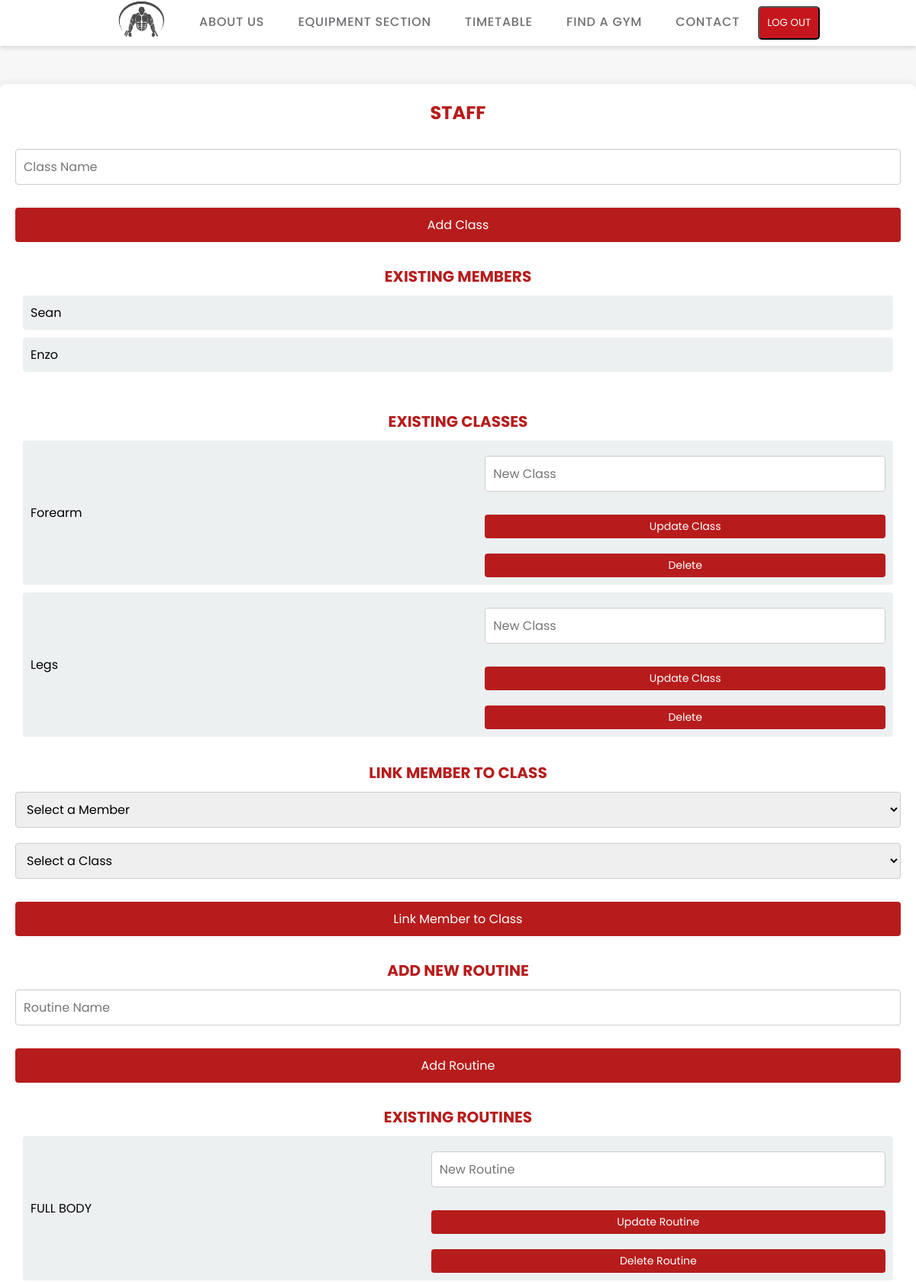
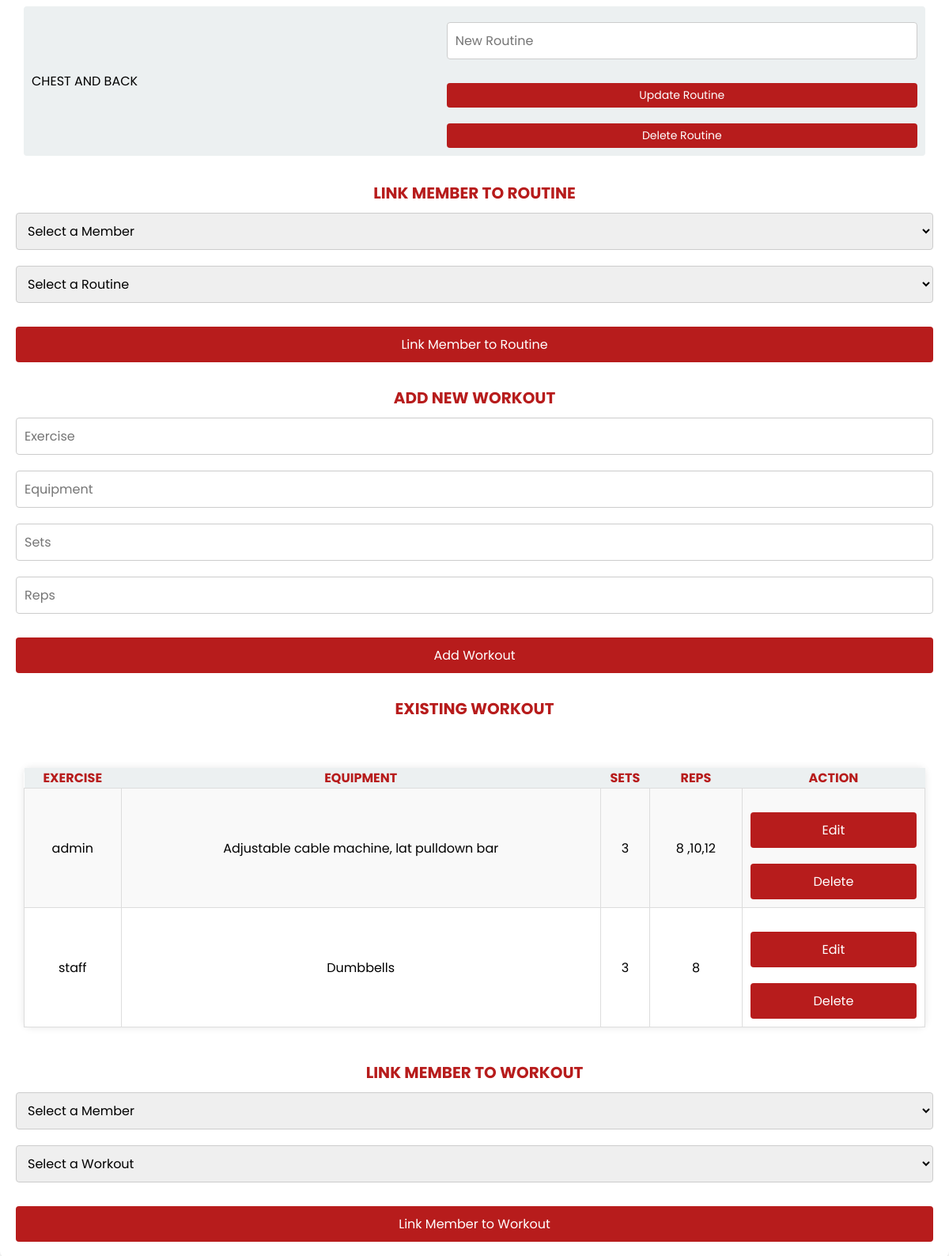
Screenshot of /pages/dashboard.php (signed in, upper part) with the database file from the repository (2 pictures, top to bottom).
### tables this page shows
CREATE TABLE `members` (
  `id` int(11) NOT NULL,
  `name` varchar(100) NOT NULL,
  `password` varchar(100) NOT NULL
);

CREATE TABLE `classes` (
  `id` int(11) NOT NULL,
  `name` varchar(100) NOT NULL
);

CREATE TABLE `routine` (
  `id` int(11) NOT NULL,
  `name` varchar(100) NOT NULL
);

CREATE TABLE `workout` (
  `id` int(11) NOT NULL,
  `exercise` varchar(200) NOT NULL,
  `equipment` varchar(200) NOT NULL,
  `sets` varchar(200) NOT NULL,
  `reps` varchar(200) NOT NULL
);

### functions/functions.php (called while the page is built, shortened)
<?php
function fetchClasses($dbConnect)
{
    $query = "SELECT id, name FROM classes";
    $stmt = $dbConnect->query($query);
    return $stmt->fetchAll(PDO::FETCH_ASSOC);
}
function fetchMembers($dbConnect)
{
    $query = "SELECT id, name FROM members";
    $stmt = $dbConnect->query($query);
    return $stmt->fetchAll(PDO::FETCH_ASSOC);
}
function fetchRoutines($dbConnect)
{
    $query = "SELECT id, name FROM routine";
    $stmt = $dbConnect->query($query);
    return $stmt->fetchAll(PDO::FETCH_ASSOC);
}
function fetchWorkout($dbConnect)
{
    $query = "SELECT id, exercise, equipment, sets, reps FROM workout";
    $stmt = $dbConnect->query($query);
    return $stmt->fetchAll(PDO::FETCH_ASSOC);
}

### pages/dashboard.php (the view, shortened to what this page needs)
<?php
include_once('../functions/functions.php');
$dbConnect = dbLink();
$classes = fetchClasses($dbConnect);
$members = fetchMembers($dbConnect);
$routines = fetchRoutines($dbConnect);
$workouts = fetchWorkout($dbConnect);
?>
<!DOCTYPE html>
<html lang="en">
<head>
    <link rel="stylesheet" href="../css/style.css">
</head>
<body>
    <header>
        <div class="header-content">
            <div class="img-header">
                <a href="../index.php"><img src="../images/file (2).png" alt="Logo" id="imglogo"></a>
            </div>
        </div>
        <div class="navbar">
            <nav>
                <ul>
                    <li><a href="../pages/about.php">About Us</a></li>
                    <li><a href="../pages/equipment.php">Equipment Section</a></li>
                    <li><a href="../pages/timetable.php">Timetable</a></li>
                    <li><a href="https://www.google.com/maps/dir//mindroom+maps/data=!4m6!4m5!1m1!4e2!1m2!1m1!1s0x6b9103975a5f5c9f:0x98218c2e11a332d0?sa=X&ved=1t:3061&ictx=111"
                            target="_blank">Find a gym</a></li>
                    <li><a href="../pages/contact.php">Contact</a></li>
                    <div class="btn-position">
                        <li>
                            <form method="POST" action="">
                                <button type="submit" name="logout" id="btn-logout"
                                    style="color: green; background-color: #c4161c;   padding: 10px; border-radius: 5px; color: white; text-decoration: none; text-transform:uppercase">Log
                                    Out</button>
                            </form>
                        </li>
                    </div>
                </ul>
            </nav>
        </div>
    </header>
    <div class="dashboard-content">
        <?php
        if (isset($_SESSION['validate']) && $_SESSION['validate'] == 'validated') {
            switch ($_SESSION['position']) {
                case 'staff':
                    echo '<div class="form-Option">
                    <h2>Staff</h2>
                    <form action="" method="POST">
                        <input type="text" name="class_name" placeholder="Class Name" required>
                        <button type="submit" name="insert_class">Add Class</button>
                    </form>
                    <h3>Existing Members</h3>
                    <div class="member-list">
                    <ul>';
                    foreach ($members as $member) {
                        echo '<li>' . htmlspecialchars($member['name']) . '
                        <form method="POST" action="">
                            <input type="hidden" name="member_id" value="' . $member['id'] . '">
                        </form>
                      </li>';
                    }
                    echo '</div>';
                    echo '</ul>
                    <h3>Existing Classes</h3>
                    <div class="class-list">
                    <ul>';
                    foreach ($classes as $class) {
                        echo '<li>' . htmlspecialchars($class['name']) . '
                        <form method="POST" action="">
                            <input type="hidden" name="class_id" value="' . $class['id'] . '">
                            <input type="text" name="new_class" placeholder="New Class">
                            <button type="submit" name="update_class">Update Class</button>
                            <button type="submit" name="delete_class">Delete</button>
                        </form>
                      </li>';
                    }
                    echo '</div>';
                    echo '</ul>
                    <h3>Link Member to Class</h3>
                    <form action="" method="POST">
                        <select name="member_id">
                            <option value="">Select a Member</option>';
                    echo '</select>
                        <select name="class_id">
                            <option value="">Select a Class</option>';
                    echo '</select>
                        <button type="submit" name="link_member_to_class">Link Member to Class</button>
                    </form>
                    <ul>';
                    echo '<h3>Add New Routine</h3>
                    <form action="" method="POST">
                        <input type="text" name="routine_name" placeholder="Routine Name" required>
                        <button type="submit" name="insert_routine">Add Routine</button>
                    </form>';
                    echo '</ul>
                <h3>Existing Routines</h3>
                <div class="routines-list">
                    <ul>';
                    foreach ($routines as $routine) {
                        echo '<li>' . htmlspecialchars($routine['name']) . '
                    <form method="POST" action="">
                        <input type="hidden" name="routine_id" value="' . $routine['id'] . '">
                        <input type="text" name="new_routine" placeholder="New Routine">
                        <button type="submit" name="update_routine">Update Routine</button>
                        <button type="submit" name="delete_routine">Delete Routine</button>
                    </form></li>';
                    }
                    echo '</ul>
                </div>';
                    echo '</ul>
                    <h3>Link Member to Routine</h3>
                    <form action="" method="POST">
                        <select name="member_id">
                            <option value="">Select a Member</option>';
                    echo '</select>
                        <select name="routine_id">
                            <option value="">Select a Routine</option>';
                    echo '</select>
                        <button type="submit" name="link_member_to_routine">Link Member to Routine</button>
                    </form>
                  </select>';
                    echo '<h3>Add New Workout</h3>
                    <form action="" method="POST">
                        <input type="text" name="exercise" placeholder="Exercise" required>
                        <input type="text" name="equipment" placeholder="Equipment" required>
                        <input type="text" name="sets" placeholder="Sets" required>
                        <input type="text" name="reps" placeholder="Reps" required>
                        <button type="submit" name="insert_workout">Add Workout</button>
                    </form>';
                    echo '<h3>Existing Workout</h3>';
                    echo '<div class="workout-list">';
                    echo '<table id="tableW">';
                    echo '<tr>';
                    echo '<th>Exercise</th>';
                    echo '<th>Equipment</th>';
                    echo '<th>Sets</th>';
                    echo '<th>Reps</th>';
                    echo '<th>Action</th>';
                    echo '</tr>';
                    foreach ($workouts as $workout) {
                        echo '<tr>';
                        echo '<td>' . htmlspecialchars($workout['exercise']) . '</td>';
                        echo '<td>' . htmlspecialchars($workout['equipment']) . '</td>';
                        echo '<td>' . htmlspecialchars($workout['sets']) . '</td>';
                        echo '<td>' . htmlspecialchars($workout['reps']) . '</td>';
                        echo '<td>';
                        echo '<form method="POST" action="edit_workout.php" style="display:inline;">';
                        echo '<button type="submit" name="edit_workout">Edit</button>';
                        echo '</form>';
                        echo '<form method="POST" style="display:inline;">';
                        echo '<button type="submit" name="delete_workout" value="delete">Delete</button>';
                        echo '</form>';
                        echo '</td>';
                        echo '</tr>';
                    }
                    echo '</table>';
                    echo '</div>';
                     echo '</ul>
                     <h3>Link Member to Workout</h3>
                     <form action="" method="POST">
                         <select name="member_id">
                             <option value="">Select a Member</option>';
                     echo '</select>
                         <select name="workout_id">
                             <option value="">Select a Workout</option>';
                     echo '</select>
                         <button type="submit" name="link_member_to_workout">Link Member to Workout</button>
                     </form>
                   </select> </div>';
                    break;
            }
        }
        ?>
    </div>
</body>
</html>

### css/style.css (style rules this page uses)
* { padding: 0; margin: 0; box-sizing: border-box; font-family: "Poppins", sans-serif; }
body { background-color: #f7f7f7; }
header { justify-content: center; display: flex; align-items: center; height: 60px; background-color: #ffff; position: sticky; top: 0; box-shadow: 0 4px 4px rgba(0, 0, 0, 0.1); z-index: 1000; }
.header-content { display: flex; }
.header-content a { text-decoration: none; }
#imglogo { height: 105px; align-items: center; }
.navbar { display: flex; }
nav ul li { display: inline; }
.btn-position { display: inline-block; }
nav a { text-decoration: none; margin: 20px; font-size: 16px; text-transform: uppercase; font-family: "Poppins", sans-serif; font-weight: 500; font-style: normal; letter-spacing: 0.8px; color: #6f7074; }
table { width: 100%; border-collapse: collapse; margin-bottom: 20px; }
tbody td { padding: 10px; text-align: center; border: 1px solid #ddd; }
tbody tr:nth-child(even) { background: #f9f9f9; }
.form-Option { background-color: #ffffff; padding: 20px; border-radius: 8px; box-shadow: 0 0 10px rgba(0, 0, 0, 0.1); margin-top: 50px; text-align: center; }
.form-Option h2 { margin-bottom: 20px; font-size: 24px; font-weight: bold; color: #b71c1c; text-transform: uppercase; }
.form-Option select, .form-Option input { width: 100%; padding: 10px; margin: 10px 0; border: 1px solid #ccc; border-radius: 4px; box-sizing: border-box; font-size: 16px; }
.form-Option button { background-color: #b71c1c; color: white; border: none; padding: 10px; margin-top: 20px; border-radius: 4px; cursor: pointer; width: 100%; font-size: 16px; }
.form-Option ul { list-style-type: none; padding: 0; margin: 0; }
.form-Option li { background-color: #ecf0f1; padding: 10px; margin-bottom: 10px; border-radius: 4px; display: flex; justify-content: space-between; align-items: center; }
.form-Option li button { background-color: #b71c1c; padding: 5px 10px; border: none; border-radius: 4px; cursor: pointer; color: white; font-size: 14px; }
.form-Option h3 { font-size: 20px; color: #b71c1c; margin-top: 30px; text-transform: uppercase; }
.member-list { max-height: 400px; overflow-y: auto; padding: 10px; }
.class-list { max-height: 400px; overflow-y: auto; padding: 10px; }
.routines-list { max-height: 400px; overflow-y: auto; padding: 10px; }
.workout-list { max-height: 400px; overflow-x: auto; padding: 10px; background-color: #ffffff; }
#tableW { margin-top: 70px; background-color: #ffffff; padding: 20px; border-radius: 8px; box-shadow: 0 0 10px rgba(0, 0, 0, 0.1); margin-top: 50px; text-align: center; }
#tableW th { color: #b71c1c; text-transform: uppercase; background-color: #ecf0f1; }

### rows the page displays
members: name "Sean"
members: name "Enzo"
classes: name "Forearm"
classes: name "Legs"
routine: name "FULL BODY"
routine: name "CHEST AND BACK"
workout: exercise "admin", equipment "Adjustable cable machine, lat pulldown bar", sets "3", reps "8 ,10,12"
workout: exercise "staff", equipment "Dumbbells", sets "3", reps "8"
